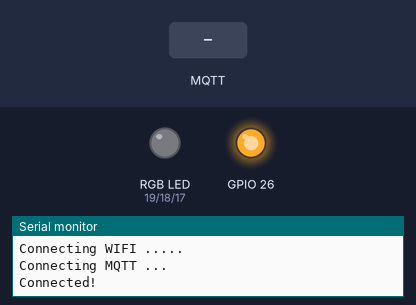
This sketch was run on a simulated ESP32. On the bench: an RGB LED mixed from three pins (HIGH = lit), output pins drawn as LEDs (lit = HIGH), the last lines printed to the serial monitor. The test bench sets the inputs (shaded band). Dim RGB values are drawn brighter than linear; WiFi joins after 1.5 s; servers stay silent unless stated; no MQTT or app messages arrive unless stated.

Above: at 3.2 s.
3.3 s: MQTT message "on" arrives on the second subscribed topic
At 5.2 s:
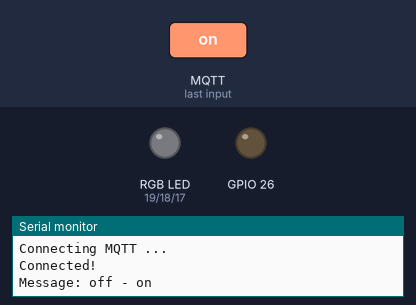
5.5 s: MQTT message "1" arrives on the third subscribed topic
At 6.9 s:
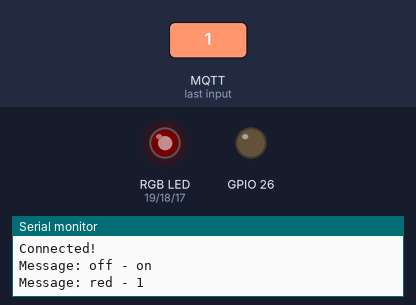
7.5 s: MQTT message "on" arrives on the first subscribed topic
At 8.4 s:
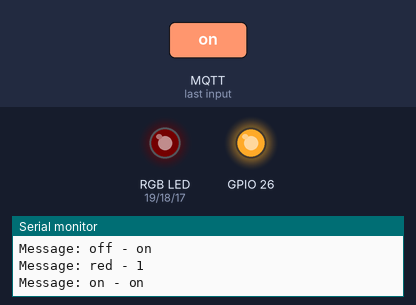
9.5 s: MQTT message "on" arrives on the third subscribed topic
At 11.1 s:
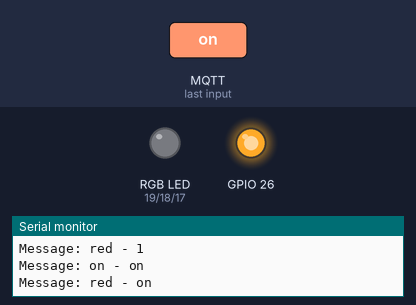
Timing chart, 0 to 12.5 s (numbered marks = the images above; inputs shaded):
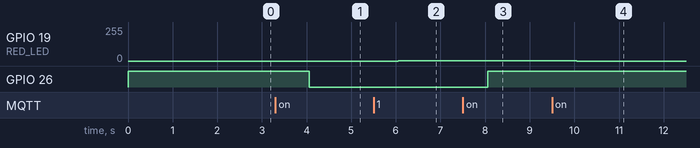

The sketch:

esp-32-ventilador-iot.ino
```cpp
#include <WiFiClientSecure.h>
#include <MQTT.h>
#include <analogWrite.h> // Es necesario para poder usar analogWrite en el ESP-32

#define RED_LED 19
#define GREEN_LED 18
#define BLUE_LED 17

const char ssid[] = "";
const char pass[] = "";
const char username[] = "";
const char password[] = "";
const char host[] = "";

WiFiClientSecure net;
MQTTClient client;

unsigned long lastMillis = 0;

void connect() {
  Serial.print("Connecting WIFI ...");
  while (WiFi.status() != WL_CONNECTED) {
    Serial.print(".");
    delay(1000);
  }

  Serial.print("\nConnecting MQTT ...");
  while (!client.connect("esp-32", username, password)) {
    Serial.print(".");
    delay(1000);
  }

  Serial.println("\nConnected!");

  client.subscribe("on");
  client.subscribe("off");

  client.subscribe("red");
  client.subscribe("green");
  client.subscribe("blue");
}

void messageReceived(String &topic, String &payload) {
  Serial.println("Message: " + topic + " - " + payload);

  if (topic == "on") {
    digitalWrite(26, HIGH);
  } else if (topic == "off") {
    digitalWrite(26, LOW);
  } else if (topic == "red") {
    analogWrite(RED_LED, payload.toInt());
  } else if (topic == "green") {
    analogWrite(GREEN_LED, payload.toInt());
  } else if (topic == "blue") {
    analogWrite(BLUE_LED, payload.toInt());
  }
}

void setup() {
  // LED Strip
  pinMode(GREEN_LED, OUTPUT);
  pinMode(RED_LED, OUTPUT);
  pinMode(BLUE_LED, OUTPUT);
  analogWrite(RED_LED, 0);
  analogWrite(GREEN_LED, 0);
  analogWrite(BLUE_LED, 0);

  // Relay
  pinMode(26, OUTPUT);
  digitalWrite(26, HIGH);

  Serial.begin(115200);
  WiFi.begin(ssid, pass);

  client.begin(host, 8883, net);
  client.onMessage(messageReceived);

  connect();
}

void loop() {
  client.loop();
  delay(1000);

  if (!client.connected()) {
    connect();
  }
}
```

Measured:
- after the input at 3.3 s, GPIO 26: HIGH → LOW after 0.76 s
- after the input at 5.5 s, GPIO 19 (RED_LED): 0/255 → 1/255 after 0.56 s
- after the input at 7.5 s, GPIO 26: LOW → HIGH after 0.56 s
- after the input at 9.5 s, GPIO 19 (RED_LED): 1/255 → 0/255 after 0.56 s
